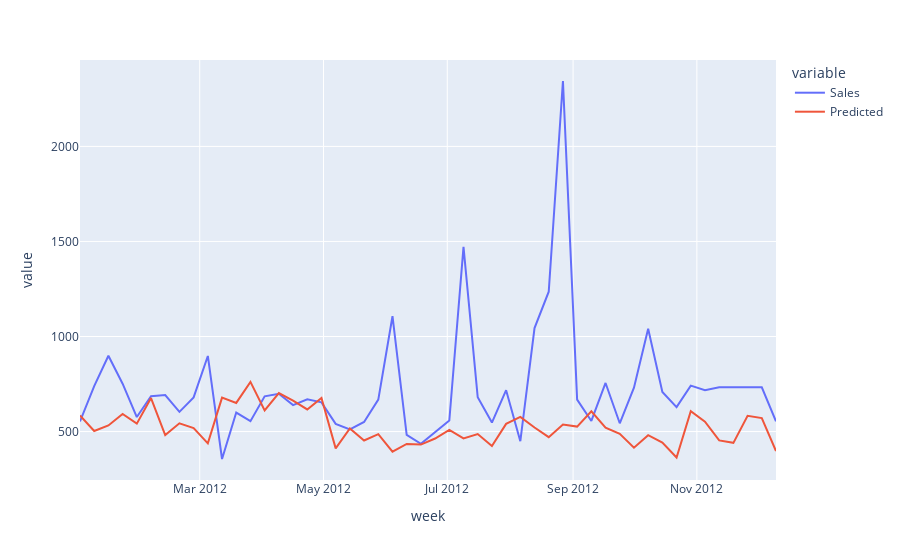

The code cell stored with this chart in its notebook:
### Code cell
import plotly.express as px
d = {'week': np.array(df_test[['week']]).ravel(), 'Sales': y_test, 'Predicted': y_pred.ravel()}
tmp = pd.DataFrame(data=d)
fig = px.line(tmp, x='week', y=['Sales', 'Predicted'])
fig.show()

### Figure 1 — Plotly figure (JSON) as saved in the notebook; plotly's stock layout.template omitted (floating-point values rounded to 4 significant figures)
{"data": [{"hovertemplate": "variable=Sales<br>week=%{x}<br>value=%{y}<extra></extra>", "legendgroup": "Sales", "line": {"color": "#636efa", "dash": "solid"}, "marker": {"symbol": "circle"}, "mode": "lines", "name": "Sales", "orientation": "v", "showlegend": true, "type": "scatter", "x": ["2012-01-02", "2012-01-09", "2012-01-16", "2012-01-23", "2012-01-30", "2012-02-06", "2012-02-13", "2012-02-20", "2012-02-27", "2012-03-05", "2012-03-12", "2012-03-19", "2012-03-26", "2012-04-02", "2012-04-09", "2012-04-16", "2012-04-23", "2012-04-30", "2012-05-07", "2012-05-14", "2012-05-21", "2012-05-28", "2012-06-04", "2012-06-11", "2012-06-18", "2012-06-25", "2012-07-02", "2012-07-09", "2012-07-16", "2012-07-23", "2012-07-30", "2012-08-06", "2012-08-13", "2012-08-20", "2012-08-27", "2012-09-03", "2012-09-10", "2012-09-17", "2012-09-24", "2012-10-01", "2012-10-08", "2012-10-15", "2012-10-22", "2012-10-29", "2012-11-05", "2012-11-12", "2012-11-19", "2012-11-26", "2012-12-03", "2012-12-10"], "xaxis": "x", "y": [552.9, 739.3, 898.9, 751.5, 576.2, 685.8, 691.6, 603.7, 679.5, 897.6, 355.5, 599.9, 554.8, 685.3, 698.4, 638.9, 669.1, 653.7, 540.6, 511.6, 550.6, 668.1, 1107.0, 482.2, 435.2, 495.6, 557.9, 1472.0, 681.0, 547.4, 717.4, 449.1, 1044.0, 1236.0, 2344.0, 667.8, 555.7, 755.6, 543.5, 730.8, 1040.0, 708.1, 628.7, 741.5, 717.2, 733.0, 733.0, 733.0, 733.0, 553.8], "yaxis": "y"}, {"hovertemplate": "variable=Predicted<br>week=%{x}<br>value=%{y}<extra></extra>", "legendgroup": "Predicted", "line": {"color": "#EF553B", "dash": "solid"}, "marker": {"symbol": "circle"}, "mode": "lines", "name": "Predicted", "orientation": "v", "showlegend": true, "type": "scatter", "x": ["2012-01-02", "2012-01-09", "2012-01-16", "2012-01-23", "2012-01-30", "2012-02-06", "2012-02-13", "2012-02-20", "2012-02-27", "2012-03-05", "2012-03-12", "2012-03-19", "2012-03-26", "2012-04-02", "2012-04-09", "2012-04-16", "2012-04-23", "2012-04-30", "2012-05-07", "2012-05-14", "2012-05-21", "2012-05-28", "2012-06-04", "2012-06-11", "2012-06-18", "2012-06-25", "2012-07-02", "2012-07-09", "2012-07-16", "2012-07-23", "2012-07-30", "2012-08-06", "2012-08-13", "2012-08-20", "2012-08-27", "2012-09-03", "2012-09-10", "2012-09-17", "2012-09-24", "2012-10-01", "2012-10-08", "2012-10-15", "2012-10-22", "2012-10-29", "2012-11-05", "2012-11-12", "2012-11-19", "2012-11-26", "2012-12-03", "2012-12-10"], "xaxis": "x", "y": [584.8, 502.8, 532.0, 592.5, 541.4, 676.1, 481.3, 543.1, 517.9, 437.5, 678.4, 650.6, 761.3, 610.8, 702.3, 662.3, 616.3, 676.4, 411.4, 515.8, 452.9, 486.0, 393.9, 435.0, 431.6, 463.3, 508.4, 464.1, 486.6, 423.5, 540.5, 576.9, 521.5, 470.5, 537.2, 526.0, 606.2, 521.0, 487.9, 414.9, 480.9, 442.2, 363.7, 607.1, 552.3, 453.2, 440.5, 582.7, 570.9, 397.5], "yaxis": "y"}], "layout": {"legend": {"title": {"text": "variable"}, "tracegroupgap": 0}, "margin": {"t": 60}, "xaxis": {"anchor": "y", "domain": [0, 1], "title": {"text": "week"}}, "yaxis": {"anchor": "x", "domain": [0, 1], "title": {"text": "value"}}}}
